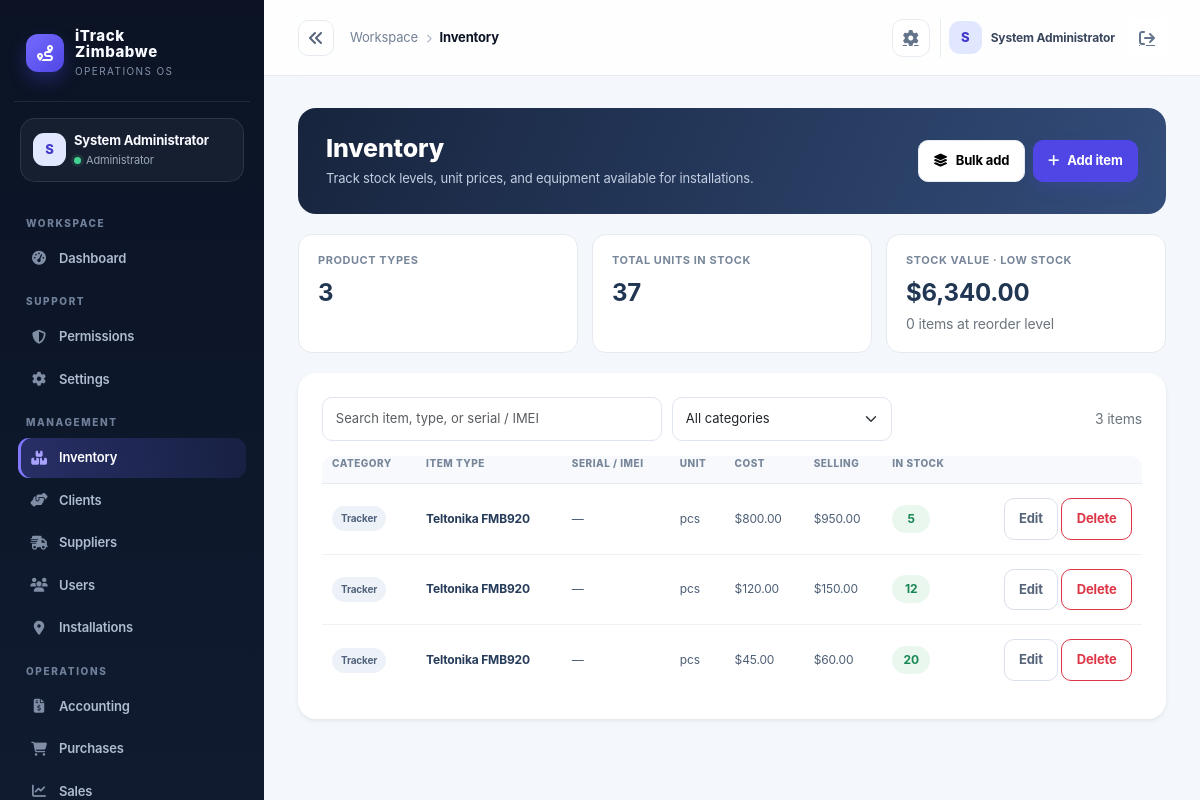
/index.php?controller=inventory (signed in), run on the app's committed database.
### tables this page shows
CREATE TABLE IF NOT EXISTS products (
  id INT AUTO_INCREMENT PRIMARY KEY,
  category_id INT NULL,
  name VARCHAR(150) NOT NULL,
  sku VARCHAR(100) NOT NULL UNIQUE,
  imei VARCHAR(100) NULL UNIQUE,
  sim_number VARCHAR(80) NULL,
  device_type VARCHAR(80) NOT NULL DEFAULT 'Galileosky 7x',
  item_category VARCHAR(40) NOT NULL DEFAULT 'Tracker',
  item_type VARCHAR(100) NOT NULL DEFAULT 'Teltonika FMB920',
  unit VARCHAR(50) NOT NULL DEFAULT 'pcs',
  cost_price DECIMAL(12,2) NOT NULL DEFAULT 0.00,
  selling_price DECIMAL(12,2) NOT NULL DEFAULT 0.00,
  opening_stock INT NOT NULL DEFAULT 0,
  reorder_level INT NOT NULL DEFAULT 0,
  status VARCHAR(20) NOT NULL DEFAULT 'active',
  created_at TIMESTAMP DEFAULT CURRENT_TIMESTAMP,
  FOREIGN KEY (category_id) REFERENCES categories(id) ON DELETE SET NULL
);

### app/controllers/InventoryController.php (called while the page is built, shortened)
<?php
class InventoryController extends Controller
{
    private Product $productModel;
    public function __construct()
    {
        $this->productModel = new Product();
    }
    public function index(): void
    {
        $this->view('inventory/index', ['products' => $this->productModel->all()]);
    }
}

### public/index.php (called while the page is built, shortened)
<?php
$uri = $_SERVER['REQUEST_URI'] ?? '/';
$controllerKey = $_GET['controller'] ?? null;
$actionKey = $_GET['action'] ?? null;
$route = $controllerKey ? [
    'controller' => ucfirst($controllerKey) . 'Controller',
    'action' => $actionKey ?? 'index',
] : Router::route($uri);
$actionName = $route['action'];
$controller = new $controllerName();
$controller->$actionName();

### app/core/Model.php (called while the page is built, shortened)
<?php
require_once dirname(__DIR__) . '/config/database.php';
abstract class Model
{
    protected PDO $db;
    public function __construct()
    {
        $this->db = Database::getInstance();
    }
    protected function fetchAll(string $sql, array $params = []): array
    {
        $stmt = $this->db->prepare($sql);
        $stmt->execute($params);
        return $stmt->fetchAll();
    }
    protected function execute(string $sql, array $params = []): int
    {
        $stmt = $this->db->prepare($sql);
        $stmt->execute($params);
        return $stmt->rowCount();
    }
}

### app/config/env.php (called while the page is built, shortened)
<?php
function loadEnv(): array
{
    static $loaded = null;
    if ($loaded !== null) {
        return $loaded;
    }
    $loaded = [];
    $envPath = dirname(__DIR__, 2) . '/.env';
    if (!is_readable($envPath)) {
        return $loaded;
    }
    return $loaded;
}
function env(string $key, $default = null)
{
    $vars = loadEnv();
    $value = getenv($key);
    return $value !== false ? $value : $default;
}

### app/config/app.php (called while the page is built)
<?php
require_once __DIR__ . '/env.php';
return [
    'app_name' => env('APP_NAME', 'iTrack Zimbabwe'),
    'environment' => strtolower((string) env('APP_ENV', 'development')),
    'db_driver' => strtolower((string) env('DB_DRIVER', 'auto')),
    'db_sqlite_path' => (string) env('DB_SQLITE_PATH', dirname(__DIR__, 2) . '/storage/itrack.sqlite'),
    'allow_registration' => filter_var(env('APP_ALLOW_REGISTRATION', !in_array(strtolower((string) env('APP_ENV', 'development')), ['prod', 'production'], true)), FILTER_VALIDATE_BOOLEAN),
    'session_secure' => filter_var(env('APP_SESSION_SECURE', false), FILTER_VALIDATE_BOOLEAN),
    'mail_from' => env('MAIL_FROM', 'no-reply@localhost'),
    'public_url' => rtrim((string) env('APP_PUBLIC_URL', ''), '/'),
    'debug' => filter_var(env('APP_DEBUG', false), FILTER_VALIDATE_BOOLEAN),
    'base_url' => env('APP_BASE_URL', '/itrack-zimbabwe'),
    'db' => [
        'host' => env('DB_HOST', '127.0.0.1'),
        'port' => env('DB_PORT', '3306'),
        'name' => env('DB_NAME', 'itrack_zimbabwe'),
        'user' => env('DB_USER', 'root'),
        'pass' => env('DB_PASS', ''),
    ],
    'session_name' => env('SESSION_NAME', 'itrack_session'),
    'csrf_token_name' => env('CSRF_TOKEN_NAME', 'csrf_token'),
    'upload_dir' => env('UPLOAD_DIR', dirname(__DIR__, 1) . '/uploads'),
    'openrouter_api_key' => env('OPENROUTER_API_KEY', ''),
    'openrouter_model' => env('OPENROUTER_MODEL', 'openrouter/free'),
];

### app/config/database.php (called while the page is built, shortened)
<?php
require_once dirname(__DIR__) . '/config/app.php';
class Database
{
    private static ?PDO $instance = null;
    public static function getInstance(): PDO
    {
        if (self::$instance === null) {
            $config = require dirname(__DIR__) . '/config/app.php';
            $mysqlEnabled = extension_loaded('pdo_mysql');
            if ($config['db_driver'] === 'sqlite') {
                self::$instance = self::createSqliteInstance($config);
            } elseif ($config['db_driver'] === 'mysql' || ($config['db_driver'] === 'auto' && $mysqlEnabled)) {
                try {
                    $dsn = sprintf('mysql:host=%s;port=%s;dbname=%s;charset=utf8mb4', $config['db']['host'], $config['db']['port'], $config['db']['name']);
                    self::$instance = new PDO($dsn, $config['db']['user'], $config['db']['pass'], [
                        PDO::ATTR_ERRMODE => PDO::ERRMODE_EXCEPTION,
                        PDO::ATTR_DEFAULT_FETCH_MODE => PDO::FETCH_ASSOC,
                        PDO::ATTR_EMULATE_PREPARES => false,
                    ]);
                } catch (PDOException $exception) {
                    if ($config['environment'] === 'production' || $config['db_driver'] === 'mysql') {
                        throw new RuntimeException('Unable to connect to the configured MySQL database.', 0, $exception);
                    }
                    self::$instance = self::createSqliteInstance($config);
                }
            } else {
                if ($config['environment'] === 'production' && $config['db_driver'] !== 'sqlite') {
                    throw new RuntimeException('Production requires DB_DRIVER=mysql or an explicit DB_DRIVER=sqlite configuration.');
                }
                self::$instance = self::createSqliteInstance($config);
            }
        }
        return self::$instance;
    }
}

### app/models/Product.php (called while the page is built, shortened)
<?php
require_once dirname(__DIR__) . '/core/Model.php';
class Product extends Model
{
    public function all(): array
    {
        return $this->fetchAll('SELECT * FROM products ORDER BY item_category, item_type');
    }
}

### app/views/inventory/index.php (the view, shortened to what this page needs)
<?php
$products = $products ?? [];
$totalUnits = array_sum(array_map(static fn($p) => (int)($p['opening_stock'] ?? 0), $products));
$inventoryValue = array_sum(array_map(static fn($p) => (int)($p['opening_stock'] ?? 0) * (float)($p['cost_price'] ?? 0), $products));
$lowStock = count(array_filter($products, static fn($p) => (int)($p['opening_stock'] ?? 0) <= (int)($p['reorder_level'] ?? 0)));
?>
<section class="inventory-hero">
    <div><h1>Inventory</h1><p>Track stock levels, unit prices, and equipment available for installations.</p></div>
    <div class="d-flex gap-2"><a class="btn btn-light" href="/index.php?controller=inventory&action=createBulk"><i class="fa-solid fa-layer-group me-2"></i>Bulk add</a><a class="btn btn-primary" href="/index.php?controller=inventory&action=create"><i class="fa-solid fa-plus me-2"></i>Add item</a></div>
</section>
<div class="inventory-stats">
    <div class="inventory-stat"><span>Product types</span><strong><?= count($products) ?></strong></div>
    <div class="inventory-stat"><span>Total units in stock</span><strong><?= number_format($totalUnits) ?></strong></div>
    <div class="inventory-stat"><span>Stock value · low stock</span><strong>$<?= number_format($inventoryValue, 2) ?></strong><small class="text-secondary"><?= $lowStock ?> item<?= $lowStock === 1 ? '' : 's' ?> at reorder level</small></div>
</div>
<div class="card shadow-sm border-0"><div class="card-body p-3 p-lg-4">
    <div class="inventory-tools"><input class="form-control" id="inventory-search" type="search" placeholder="Search item, type, or serial / IMEI"><select class="form-select" id="inventory-category" style="max-width:220px"><option value="">All categories</option></select><span class="ms-auto small text-secondary" id="inventory-count"><?= count($products) ?> items</span></div>
    <div class="table-responsive"><table class="table inventory-table align-middle mb-0"><thead><tr><th>Category</th><th>Item type</th><th>Serial / IMEI</th><th>Unit</th><th>Cost</th><th>Selling</th><th>In stock</th><th></th></tr></thead><tbody id="inventory-rows">
    <?php foreach ($products as $product): $category = $product['item_category'] ?? 'Tracker'; $name = $product['item_type'] ?? $product['device_type'] ?? '—'; $stock = (int)($product['opening_stock'] ?? 0); $reorder = (int)($product['reorder_level'] ?? 0); ?>
    <tr data-category="<?= htmlspecialchars($category, ENT_QUOTES, 'UTF-8') ?>" data-search="<?= htmlspecialchars(strtolower($category.' '.$name.' '.($product['imei'] ?? '')), ENT_QUOTES, 'UTF-8') ?>"><td><span class="inventory-category"><?= htmlspecialchars($category === 'Sim cards' ? 'SIM cards / Lines' : $category) ?></span></td><td class="inventory-item"><?= htmlspecialchars($name) ?></td><td><?= htmlspecialchars(($product['imei'] ?? '') !== '' ? $product['imei'] : '—') ?></td><td><?= htmlspecialchars($product['unit'] ?? 'pcs') ?></td><td>$<?= number_format((float)($product['cost_price'] ?? 0), 2) ?></td><td>$<?= number_format((float)($product['selling_price'] ?? 0), 2) ?></td><td><span class="stock-pill <?= $stock <= $reorder ? 'low' : '' ?>"><?= number_format($stock) ?></span></td><td class="text-end text-nowrap"><a class="btn btn-sm btn-outline-secondary" href="/index.php?controller=inventory&action=edit&id=<?= (int)$product['id'] ?>">Edit</a> <a class="btn btn-sm btn-outline-danger" href="/index.php?controller=inventory&action=delete&id=<?= (int)$product['id'] ?>" data-confirm="Delete this product?">Delete</a></td></tr>
    <?php endforeach; ?>
    </tbody></table>
    <div class="inventory-empty d-none" id="inventory-no-results">No items match your search.</div></div>
</div></div>

### app/views/layouts/main.php (style rules this page uses)
:root { --ink:#0b1324; --ink-2:#111d33; --muted:#738096; --line:#e6ebf2; --canvas:#f4f7fb; --card:#fff; --brand:#4f46e5; --brand-2:#6d5dfc; --mint:#13b981; --amber:#f59e0b; --danger:#e25555; --shadow:0 16px 40px rgba(15,23,42,.06); }
* { box-sizing:border-box; }
body { background:var(--canvas); color:var(--ink); margin:0; font-family:Inter,ui-sans-serif,system-ui,-apple-system,"Segoe UI",sans-serif; letter-spacing:-.01em; }
a { color:inherit; }
.card { border:1px solid var(--line); border-radius:18px; background:var(--card); box-shadow:var(--shadow); }
.card .card-body { padding:22px; }
.btn { border-radius:10px; font-weight:700; font-size:13px; padding:.63rem .9rem; }
.btn-primary { background:var(--brand); border-color:var(--brand); box-shadow:0 7px 15px rgba(79,70,229,.18); }
.btn-light { border:1px solid var(--line); background:#fff; }
.table { margin:0; font-size:13px; }
.table thead th { color:#8a96a8; border-bottom:1px solid var(--line); text-transform:uppercase; letter-spacing:.08em; font-size:10px; font-weight:800; padding:0 10px 12px; white-space:nowrap; }
.table tbody td { padding:14px 10px; border-color:#eef1f5; color:#526076; vertical-align:middle; }
.table tbody tr:last-child td { border-bottom:0; }
.table tbody td:first-child { color:var(--ink); font-weight:750; }
.form-control,.form-select { border-color:#dfe5ee; border-radius:10px; font-size:13px; padding:.7rem .8rem; }
.table-responsive { border-radius:12px; }
.btn-outline-secondary { color:#56647a; border-color:#d9e0eb; }

### app/views/inventory/index.php (style rules this page uses)
.inventory-hero { display:flex;justify-content:space-between;align-items:center;gap:20px;padding:25px 28px;margin-bottom:20px;border-radius:18px;background:linear-gradient(115deg,#17243d,#334d7a);color:#fff }
.inventory-hero h1 { font-size:25px;font-weight:800;margin:0 0 6px }
.inventory-hero p { color:#c3cee0;margin:0;font-size:13px }
.inventory-hero .btn { white-space:nowrap }
.inventory-stats { display:grid;grid-template-columns:repeat(3,minmax(0,1fr));gap:14px;margin-bottom:20px }
.inventory-stat { padding:17px 19px;border:1px solid #e6eaf0;border-radius:14px;background:#fff }
.inventory-stat span { display:block;color:#78869a;font-size:11px;font-weight:700;text-transform:uppercase;letter-spacing:.05em }
.inventory-stat strong { display:block;margin-top:7px;color:#203653;font-size:24px }
.inventory-tools { display:flex;gap:10px;align-items:center;margin-bottom:15px }
.inventory-tools .form-control { max-width:340px }
.inventory-table { min-width:800px }
.inventory-table thead th { font-size:10px;text-transform:uppercase;letter-spacing:.05em;color:#78869a;background:#f7f9fc;white-space:nowrap }
.inventory-table tbody td { font-size:12px;color:#4d5e75 }
.inventory-item { font-weight:750;color:#263b59!important }
.inventory-category { display:inline-flex;border-radius:999px;padding:5px 9px;background:#edf2f8;color:#50627c;font-size:10px;font-weight:700 }
.stock-pill { display:inline-flex;min-width:38px;justify-content:center;padding:5px 8px;border-radius:999px;background:#eaf7ef;color:#198754;font-weight:750 }

### data on the page
products: item_category "Tracker", item_type "Teltonika FMB920", imei "—", unit "pcs", cost_price "800.00", selling_price "950.00", opening_stock "5"
products: item_category "Tracker", item_type "Teltonika FMB920", imei "—", unit "pcs", cost_price "120.00", selling_price "150.00", opening_stock "12"
products: item_category "Tracker", item_type "Teltonika FMB920", imei "—", unit "pcs", cost_price "45.00", selling_price "60.00", opening_stock "20"

### other printed values
$initials "S"
$user['name'] "System Administrator"
$role "Administrator"
$group "WORKSPACE"
$item['label'] "Dashboard"
$group "SUPPORT"
$item['label'] "Permissions"
$item['label'] "Settings"
$group "MANAGEMENT"
$item['label'] "Inventory"
$item['label'] "Clients"
$item['label'] "Suppliers"
$item['label'] "Users"
$item['label'] "Installations"
$group "OPERATIONS"
